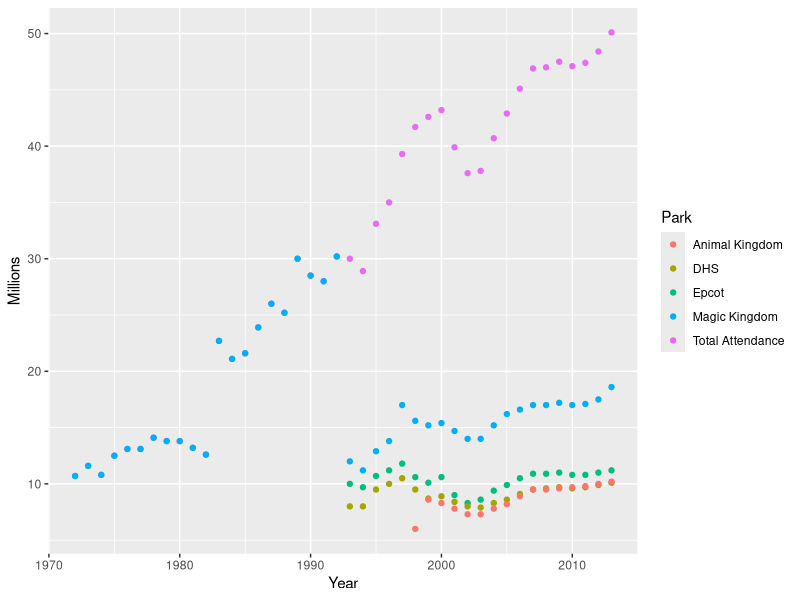

The R source for this figure:
library("ggplot2")

wdw <- read.delim("wdwattendance.txt", stringsAsFactors=FALSE)

# Overall plot
g <- ggplot(wdw, aes(x=Year, y = Millions, color = Park))
  g + 
  geom_point(aes(y = Total, col = "Total Attendance")) + 
  geom_point(aes(y = MK, col = "Magic Kingdom")) +
  geom_point(aes(y = EPCOT, col = "Epcot")) +
  geom_point(aes(y = Studios, col = "DHS")) +
  geom_point(aes(y = AK, col = "Animal Kingdom")) 